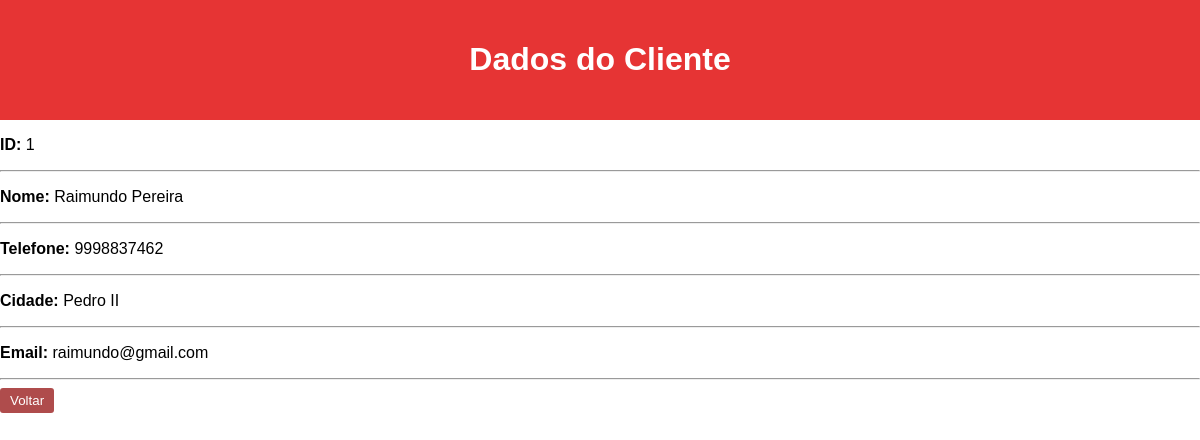
The app's page /detalharCliente/1 with its own data.
### tables this page shows
CREATE TABLE cliente (id_cliente  integer primary key autoincrement,nome_cliente text,telefone integer,cidade text,email text);

### app.py (the view)
@app.route("/detalharCliente/<string:id>", methods = ['GET'])
def detalharCliente(id):
	banco = sqlite3.connect("venda.db")
	cursor = banco.cursor()
	cursor.execute("select * from cliente where id_cliente=?", (id,))
	cliente = cursor.fetchone()
	cursor.close()
	return render_template("detalharCliente.html", cliente=cliente)

### templates/detalharCliente.html (shortened to what this page needs)
<!DOCTYPE html>
<html lang="en">
<head>
</head>
<body>
    <header>
        <h1>Dados do Cliente</h1>
    </header>
    <p><strong>ID: </strong> {{cliente[0]}}</p>
    <hr>
    <p><strong>Nome: </strong> {{cliente[1]}}</p>
    <hr>
    <p><strong>Telefone: </strong> {{cliente[2]}}</p>
    <hr>
    <p><strong>Cidade: </strong> {{cliente[3]}}</p>
    <hr>
    <p><strong>Email: </strong> {{cliente[4]}}</p>
    <hr>
    <a href="{{url_for('vendas')}}">
        <button class="btn" :hover>Voltar</button>
    </a>
</body>
</html>

### templates/detalharCliente.html (style rules this page uses)
body { font-family: Arial, sans-serif; margin: 0; padding: 0; background-color: #ffffff; }
header { background-color: #e63434; color: white; text-align: center; padding: 20px; }
.btn { background-color: #af4c4c; color: white; border: none; padding: 5px 10px; border-radius: 3px; cursor: pointer; }

### records on screen
cliente: id_cliente "1", nome_cliente "Raimundo Pereira", telefone "9998837462", cidade "Pedro II", email "raimundo@gmail.com"
